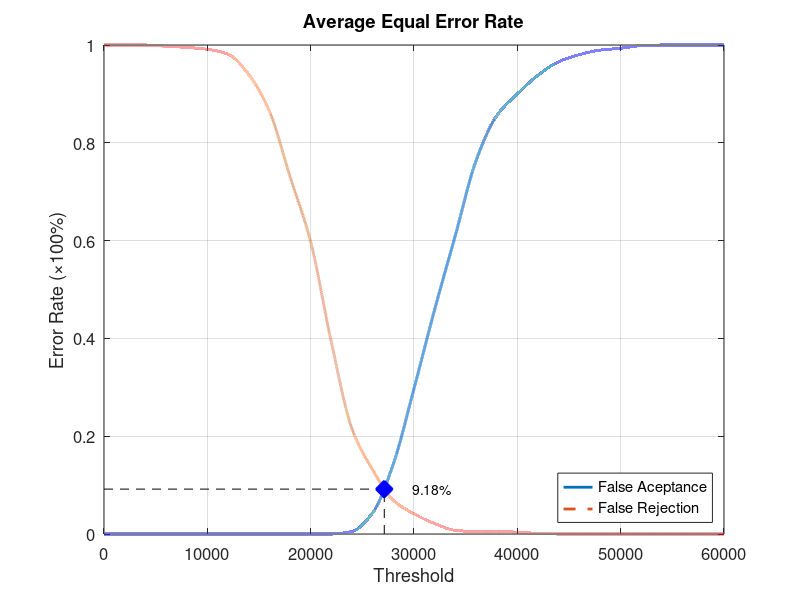
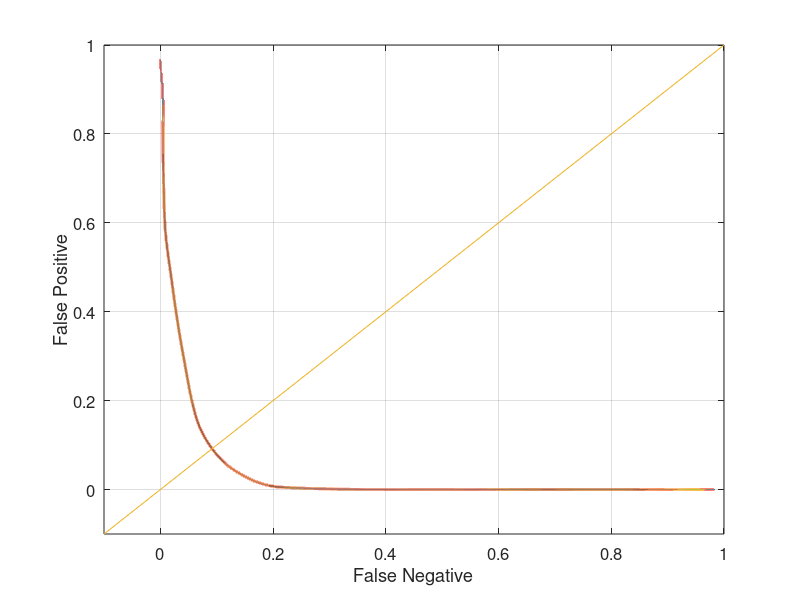

These charts were generated, in order, by the following MATLAB code:
function yEER = Experiment5Average
close all;
clear;
clc;
x = 0:2000:60000;
xq = 0:0.5:60000;

y0 = [0 0 0 0 0 0 0 0 0 0 0 0 0.00526316 0.0434211 0.143421 0.297368 0.459211 0.610526 0.763158 0.855263 0.9 0.938158 0.965789 0.980263 0.989474 0.993421 0.998684 1 1 1 1];
yy0 = interp1(x, y0, xq, 'pchip');
y1 = [1 1 1 0.9975 0.995 0.99125 0.98125 0.94 0.865 0.73125 0.5975 0.3925 0.215 0.13125 0.06875 0.04125 0.02125 0.0075 0.005 0.005 0.00375 0.00125 0 0 0 0 0 0 0 0 0];
yy1 = interp1(x, y1, xq, 'pchip');

% Calculating EER: 
y2 = abs(y0 - y1);
find(y2 == min(y2))
yy2 = abs(yy0 - yy1);
xEER = find(yy2 == min(yy2));
xEERIndex = xq(xEER) % X-axis EER
yEER = yy0(xEER) % Y-axis EER

main = figure
plot(xq, yy0,'-','LineWidth', 2);	hold on
plot(xq, yy1,'--','LineWidth', 2);	hold on
plot([xEERIndex xEERIndex], [0 yEER], 'k--');	hold on
plot([0 xEERIndex], [yEER yEER], 'k--');	hold on
plot(xEERIndex, yEER, 'bx', 'LineWidth', 10);	hold on
text(xEERIndex + 10 * xEERIndex / 100, yEER, [num2str(round((10000 * yEER)) / 100) '%'])
legend('False Aceptance', 'False Rejection', 'Location', 'SouthEast')
xlabel('Threshold')
ylabel('Error Rate (\times100%)')
title('Average Equal Error Rate')
set(gca, 'FontSize', 12)
axis([0 60000 0 1])
grid on

print(main, 'Experiment5AverageMain', '-dpng');
FNRxFPR = figure('Color', [1 1 1]);
plot(yy1, yy0, '-', yy1, yy0, 'LineWidth', 2);
hold on
y = -0.1:0.1:1
plot(y, y); 
set(gca, 'FontSize', 12)
xlabel('False Negative')
ylabel('False Positive')
axis([-0.1 1 -0.1 1])
set(gca, 'FontSize', 12)
grid on

print(FNRxFPR, 'Experiment5AverageFNRxFPR','-dpng');
end
